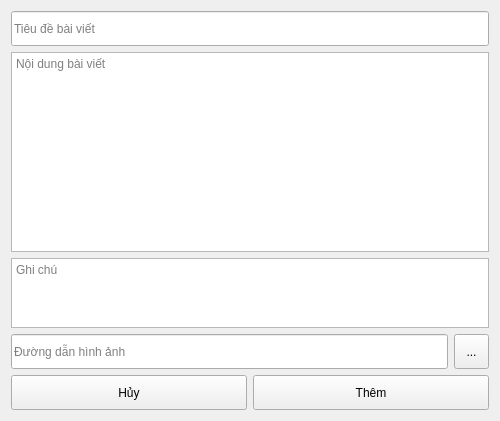
<?xml version="1.0" encoding="UTF-8"?>
<ui version="4.0">
 <class>DialogAddPost</class>
 <widget class="QDialog" name="DialogAddPost">
  <property name="geometry">
   <rect>
    <x>0</x>
    <y>0</y>
    <width>500</width>
    <height>400</height>
   </rect>
  </property>
  <property name="windowTitle">
   <string>Thêm bài viết mới</string>
  </property>
  <property name="windowOpacity">
   <double>1.000000000000000</double>
  </property>
  <layout class="QVBoxLayout" name="verticalLayout">
   <item>
    <widget class="QLineEdit" name="lineEdit_title">
     <property name="minimumSize">
      <size>
       <width>0</width>
       <height>35</height>
      </size>
     </property>
     <property name="placeholderText">
      <string>Tiêu đề bài viết</string>
     </property>
    </widget>
   </item>
   <item>
    <widget class="QTextEdit" name="textEdit_des">
     <property name="minimumSize">
      <size>
       <width>0</width>
       <height>200</height>
      </size>
     </property>
     <property name="placeholderText">
      <string>Nội dung bài viết</string>
     </property>
    </widget>
   </item>
   <item>
    <widget class="QTextEdit" name="textEdit_note">
     <property name="placeholderText">
      <string>Ghi chú</string>
     </property>
    </widget>
   </item>
   <item>
    <layout class="QHBoxLayout" name="horizontalLayout_2">
     <item>
      <widget class="QLineEdit" name="lineEdit_img">
       <property name="minimumSize">
        <size>
         <width>0</width>
         <height>35</height>
        </size>
       </property>
       <property name="placeholderText">
        <string>Đường dẫn hình ảnh</string>
       </property>
      </widget>
     </item>
     <item>
      <widget class="QToolButton" name="toolButton_img">
       <property name="minimumSize">
        <size>
         <width>35</width>
         <height>35</height>
        </size>
       </property>
       <property name="text">
        <string>...</string>
       </property>
      </widget>
     </item>
    </layout>
   </item>
   <item>
    <layout class="QHBoxLayout" name="horizontalLayout">
     <item>
      <widget class="QToolButton" name="toolButton">
       <property name="sizePolicy">
        <sizepolicy hsizetype="MinimumExpanding" vsizetype="Fixed">
         <horstretch>0</horstretch>
         <verstretch>0</verstretch>
        </sizepolicy>
       </property>
       <property name="minimumSize">
        <size>
         <width>0</width>
         <height>35</height>
        </size>
       </property>
       <property name="text">
        <string>Hủy</string>
       </property>
      </widget>
     </item>
     <item>
      <widget class="QToolButton" name="toolButton_2">
       <property name="sizePolicy">
        <sizepolicy hsizetype="MinimumExpanding" vsizetype="Fixed">
         <horstretch>0</horstretch>
         <verstretch>0</verstretch>
        </sizepolicy>
       </property>
       <property name="minimumSize">
        <size>
         <width>0</width>
         <height>35</height>
        </size>
       </property>
       <property name="text">
        <string>Thêm</string>
       </property>
      </widget>
     </item>
    </layout>
   </item>
  </layout>
 </widget>
 <resources/>
 <connections/>
</ui>
